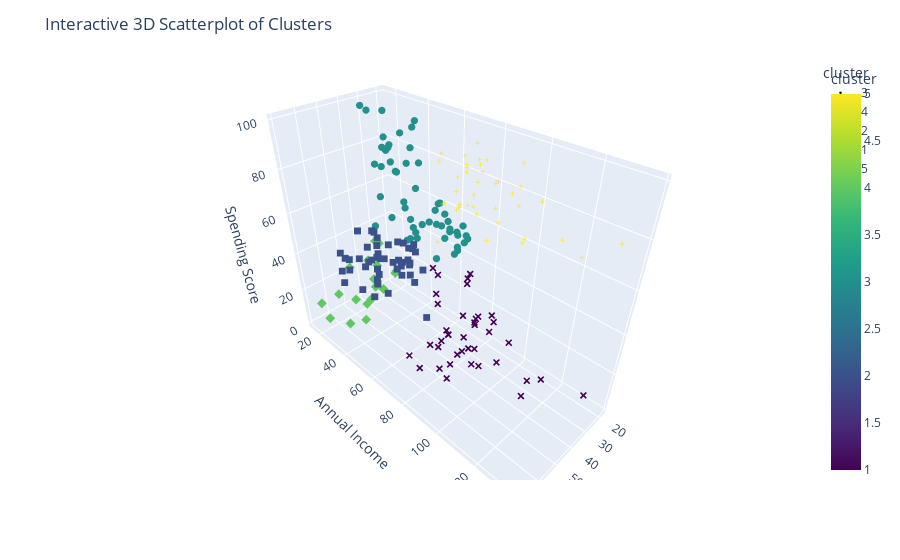

The notebook cell saved with this chart:
### Code cell
# 3-D Plot of Clusters
fig = px.scatter_3d(
    mall_data,
    x='age',
    y='annual_income',
    z='spending_score',
    color='cluster',
    color_continuous_scale='Viridis',
    symbol='cluster',
    hover_data=['age', 'annual_income', 'spending_score']
)

# Make the points smaller
fig.update_traces(marker=dict(size=2.5))  # default is usually ~6

fig.update_layout(
    title='Interactive 3D Scatterplot of Clusters',
    scene=dict(
        xaxis_title='Age',
        yaxis_title='Annual Income',
        zaxis_title='Spending Score'
    )
)

fig.show()

### Figure 1 — Plotly figure (JSON) as saved in the notebook; plotly's stock layout.template omitted (floating-point values rounded to 4 significant figures)
{"data": [{"hovertemplate": "cluster=%{marker.color}<br>age=%{x}<br>annual_income=%{y}<br>spending_score=%{z}<extra></extra>", "legendgroup": "3", "marker": {"color": [3, 3, 3, 3, 3, 3, 3, 3, 3, 3, 3, 3, 3, 3, 3, 3, 3, 3, 3, 3, 3, 3, 3, 3, 3, 3, 3, 3, 3, 3, 3, 3, 3, 3, 3, 3, 3, 3, 3, 3, 3, 3, 3, 3, 3, 3, 3, 3, 3, 3, 3, 3, 3, 3], "coloraxis": "coloraxis", "size": 2.5, "symbol": "circle"}, "mode": "markers", "name": "3", "scene": "scene", "showlegend": true, "type": "scatter3d", "x": [19, 21, 23, 31, 22, 23, 30, 35, 24, 22, 20, 35, 25, 31, 29, 35, 23, 21, 18, 21, 30, 20, 24, 31, 24, 27, 29, 31, 33, 31, 27, 19, 18, 19, 32, 26, 23, 38, 21, 22, 34, 18, 32, 24, 27, 20, 23, 26, 21, 19, 19, 18, 19, 27], "y": [15, 15, 16, 17, 17, 18, 19, 19, 20, 20, 21, 23, 24, 25, 28, 28, 29, 30, 33, 33, 34, 37, 38, 39, 39, 40, 40, 40, 42, 43, 46, 46, 48, 48, 48, 54, 54, 54, 54, 57, 58, 59, 60, 60, 60, 61, 62, 62, 62, 63, 64, 65, 65, 67], "z": [39, 81, 77, 40, 76, 94, 72, 99, 77, 79, 66, 98, 73, 73, 82, 61, 87, 73, 92, 81, 73, 75, 92, 61, 65, 47, 42, 42, 60, 54, 51, 55, 59, 59, 47, 54, 52, 55, 57, 55, 60, 41, 42, 52, 50, 49, 41, 55, 42, 54, 46, 48, 50, 56]}, {"hovertemplate": "cluster=%{marker.color}<br>age=%{x}<br>annual_income=%{y}<br>spending_score=%{z}<extra></extra>", "legendgroup": "4", "marker": {"color": [4, 4, 4, 4, 4, 4, 4, 4, 4, 4, 4, 4, 4, 4, 4, 4, 4, 4, 4, 4], "coloraxis": "coloraxis", "size": 2.5, "symbol": "diamond"}, "mode": "markers", "name": "4", "scene": "scene", "showlegend": true, "type": "scatter3d", "x": [20, 35, 64, 67, 58, 37, 35, 52, 35, 46, 54, 45, 40, 60, 53, 49, 42, 36, 48, 49], "y": [16, 18, 19, 19, 20, 20, 21, 23, 24, 25, 28, 28, 29, 30, 33, 33, 34, 37, 39, 39], "z": [6, 6, 3, 14, 15, 13, 35, 29, 35, 5, 14, 32, 31, 4, 4, 14, 17, 26, 36, 28]}, {"hovertemplate": "cluster=%{marker.color}<br>age=%{x}<br>annual_income=%{y}<br>spending_score=%{z}<extra></extra>", "legendgroup": "2", "marker": {"color": [2, 2, 2, 2, 2, 2, 2, 2, 2, 2, 2, 2, 2, 2, 2, 2, 2, 2, 2, 2, 2, 2, 2, 2, 2, 2, 2, 2, 2, 2, 2, 2, 2, 2, 2, 2, 2, 2, 2, 2, 2, 2, 2, 2, 2, 2, 2], "coloraxis": "coloraxis", "size": 2.5, "symbol": "square"}, "mode": "markers", "name": "2", "scene": "scene", "showlegend": true, "type": "scatter3d", "x": [65, 50, 49, 59, 50, 47, 51, 69, 53, 70, 67, 54, 63, 43, 68, 70, 47, 60, 60, 59, 45, 40, 49, 57, 67, 46, 48, 55, 50, 68, 48, 40, 47, 48, 49, 67, 49, 66, 54, 68, 66, 65, 63, 49, 51, 50, 56], "y": [38, 40, 42, 43, 43, 43, 44, 44, 46, 46, 47, 47, 48, 48, 48, 49, 49, 50, 50, 54, 54, 54, 54, 54, 54, 54, 54, 57, 58, 59, 60, 60, 60, 61, 62, 62, 62, 63, 63, 63, 63, 63, 65, 65, 67, 67, 79], "z": [35, 55, 52, 60, 45, 41, 50, 46, 46, 56, 52, 59, 51, 50, 48, 55, 42, 49, 56, 47, 53, 48, 42, 51, 41, 44, 46, 58, 46, 55, 49, 40, 47, 42, 48, 59, 56, 50, 46, 43, 48, 52, 43, 59, 43, 57, 35]}, {"hovertemplate": "cluster=%{marker.color}<br>age=%{x}<br>annual_income=%{y}<br>spending_score=%{z}<extra></extra>", "legendgroup": "1", "marker": {"color": [1, 1, 1, 1, 1, 1, 1, 1, 1, 1, 1, 1, 1, 1, 1, 1, 1, 1, 1, 1, 1, 1, 1, 1, 1, 1, 1, 1, 1, 1, 1, 1, 1, 1, 1, 1, 1, 1, 1], "coloraxis": "coloraxis", "size": 2.5, "symbol": "x"}, "mode": "markers", "name": "1", "scene": "scene", "showlegend": true, "type": "scatter3d", "x": [38, 38, 23, 43, 59, 47, 25, 20, 44, 19, 57, 28, 25, 48, 34, 43, 44, 47, 37, 34, 19, 50, 42, 36, 40, 36, 52, 58, 59, 37, 46, 41, 54, 41, 34, 33, 47, 45, 32], "y": [64, 67, 70, 71, 71, 71, 72, 73, 73, 74, 75, 76, 77, 77, 78, 78, 78, 78, 78, 78, 81, 85, 86, 87, 87, 87, 88, 88, 93, 97, 98, 99, 101, 103, 103, 113, 120, 126, 137], "z": [42, 40, 29, 35, 11, 9, 34, 5, 7, 10, 5, 40, 12, 36, 22, 17, 20, 16, 1, 1, 5, 26, 20, 27, 13, 10, 13, 15, 14, 32, 15, 39, 24, 17, 23, 8, 16, 28, 18]}, {"hovertemplate": "cluster=%{marker.color}<br>age=%{x}<br>annual_income=%{y}<br>spending_score=%{z}<extra></extra>", "legendgroup": "5", "marker": {"color": [5, 5, 5, 5, 5, 5, 5, 5, 5, 5, 5, 5, 5, 5, 5, 5, 5, 5, 5, 5, 5, 5, 5, 5, 5, 5, 5, 5, 5, 5, 5, 5, 5, 5, 5, 5, 5, 5, 5, 5], "coloraxis": "coloraxis", "size": 2.5, "symbol": "cross"}, "mode": "markers", "name": "5", "scene": "scene", "showlegend": true, "type": "scatter3d", "x": [40, 39, 31, 40, 38, 39, 31, 29, 32, 35, 32, 32, 28, 32, 34, 39, 38, 27, 30, 30, 29, 31, 36, 33, 32, 28, 36, 30, 27, 35, 32, 29, 30, 28, 36, 32, 38, 35, 32, 30], "y": [69, 69, 70, 71, 71, 71, 72, 73, 73, 74, 75, 76, 77, 77, 78, 78, 78, 78, 78, 78, 79, 81, 85, 86, 87, 87, 87, 88, 88, 93, 97, 98, 99, 101, 103, 103, 113, 120, 126, 137], "z": [58, 91, 77, 95, 75, 75, 71, 88, 73, 72, 93, 87, 97, 74, 90, 88, 76, 89, 78, 73, 83, 93, 75, 95, 63, 75, 92, 86, 69, 90, 86, 88, 97, 68, 85, 69, 91, 79, 74, 83]}], "layout": {"coloraxis": {"colorbar": {"title": {"text": "cluster"}}, "colorscale": [[0, "#440154"], [0.1111, "#482878"], [0.2222, "#3e4989"], [0.3333, "#31688e"], [0.4444, "#26828e"], [0.5556, "#1f9e89"], [0.6667, "#35b779"], [0.7778, "#6ece58"], [0.8889, "#b5de2b"], [1, "#fde725"]]}, "legend": {"title": {"text": "cluster"}, "tracegroupgap": 0}, "margin": {"t": 60}, "scene": {"domain": {"x": [0, 1], "y": [0, 1]}, "xaxis": {"title": {"text": "Age"}}, "yaxis": {"title": {"text": "Annual Income"}}, "zaxis": {"title": {"text": "Spending Score"}}}, "title": {"text": "Interactive 3D Scatterplot of Clusters"}}}
